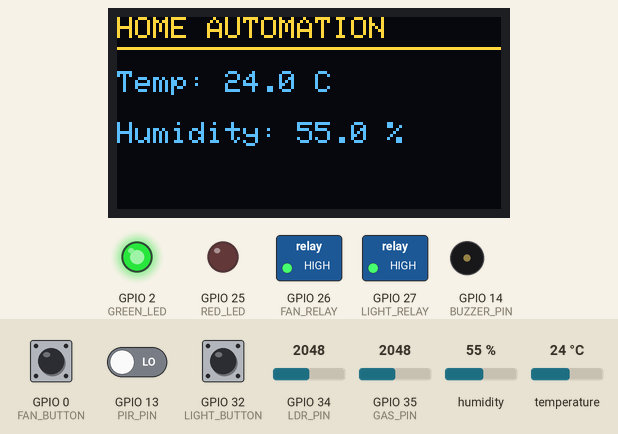
Bench run of a sketch on a simulated ESP32. Shown: 128×64 one-colour display, switched loads named in the sketch (green lamp = pin HIGH), output pins drawn as LEDs (lit = HIGH), buzzer (waves = sounding, pin HIGH). Inputs (shaded band) come from the test bench; at power-on: GPIO 13 (PIR_PIN) LOW, temperature 24 °C, GPIO 34 (LDR_PIN) = 2048, GPIO 35 (GAS_PIN) = 2048, GPIO 0 (FAN_BUTTON) HIGH, GPIO 32 (LIGHT_BUTTON) HIGH, humidity 55 %. The OLED is the two-colour kind (top 16 rows yellow); WiFi joins after 1.5 s; servers stay silent unless stated; what the sketch prints to the serial monitor is not drawn.

Above: at 5.6 s.
5.7 s: GPIO 13 (PIR_PIN) driven HIGH
At 10.6 s:
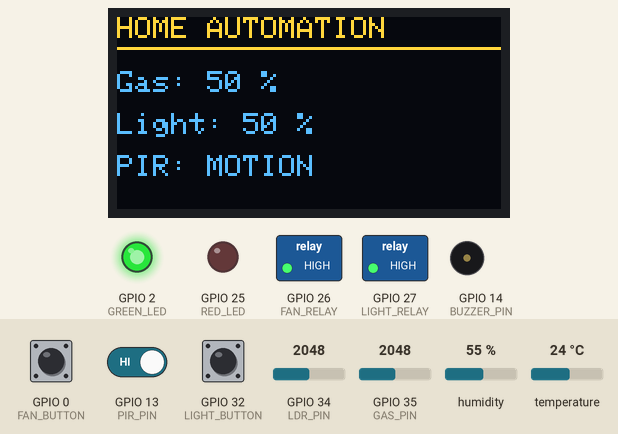
16.5 s: temperature set to 31.6 °C
At 20.7 s:
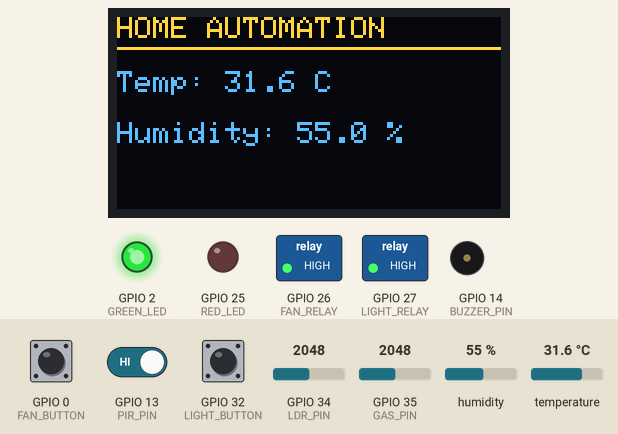
26.5 s: temperature set to 32.6 °C
At 30.7 s:
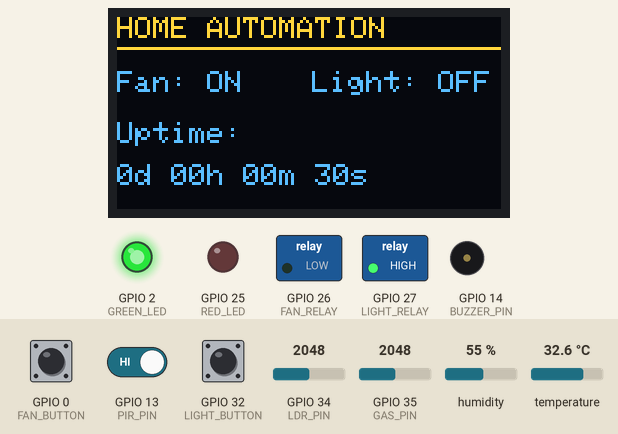
36.5 s: GPIO 34 (LDR_PIN) set to 869
At 40.7 s:
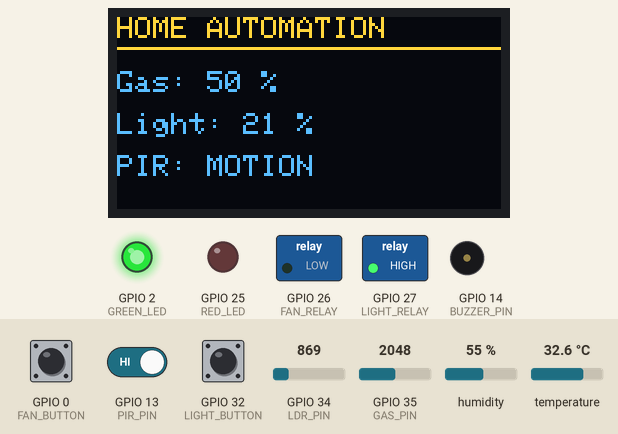
46.5 s: GPIO 34 (LDR_PIN) set to 774
At 50.8 s:
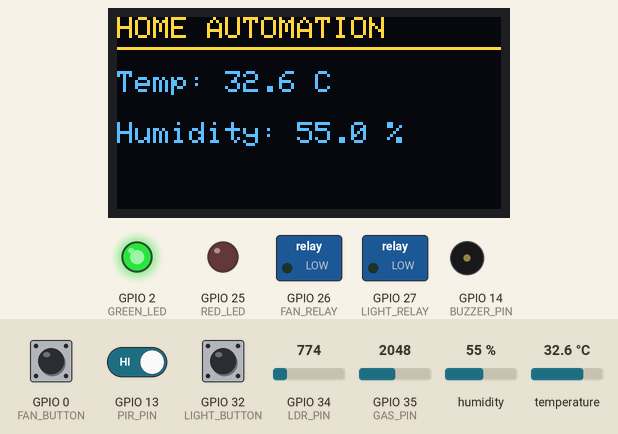
56.5 s: GPIO 35 (GAS_PIN) set to 2448
66.5 s: GPIO 35 (GAS_PIN) set to 2532
At 70.9 s:
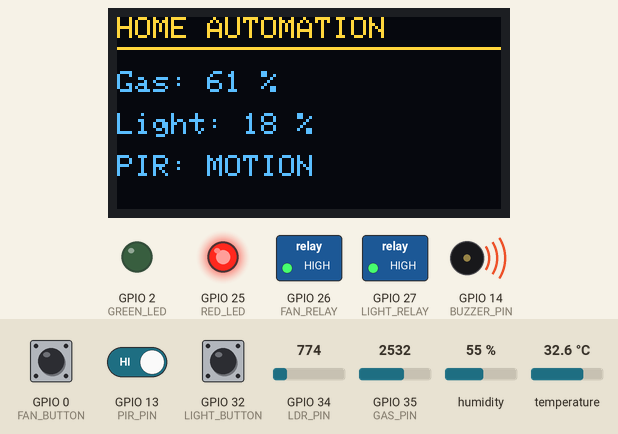
Timing chart, 0 to 72.4 s (numbered marks = the images above; inputs shaded):
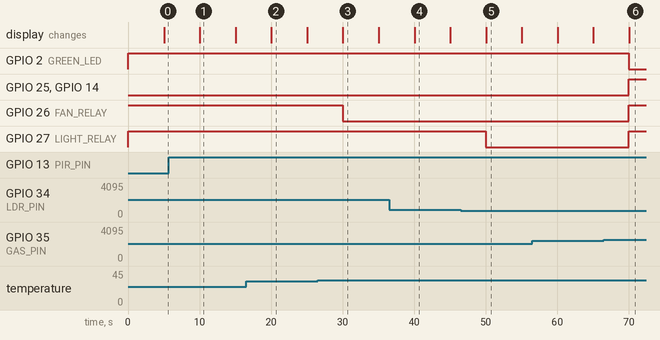

The sketch:

Source_code.ino
```cpp
#include <WiFi.h>
#include <DHTesp.h>
#include <Wire.h>
#include <Adafruit_GFX.h>
#include <Adafruit_SSD1306.h>

// ================= WIFI =================

const char* ssid = "Wokwi-GUEST";
const char* password = "";

// ================= PIN DEFINITIONS =================

#define DHT_PIN 4
#define GAS_PIN 35
#define LDR_PIN 34
#define PIR_PIN 13

#define FAN_RELAY 26
#define LIGHT_RELAY 27

#define BUZZER_PIN 14

#define RED_LED 25
#define GREEN_LED 2

#define FAN_BUTTON 0
#define LIGHT_BUTTON 32

// ================= OLED =================

#define SCREEN_WIDTH 128
#define SCREEN_HEIGHT 64

Adafruit_SSD1306 display(
  SCREEN_WIDTH,
  SCREEN_HEIGHT,
  &Wire,
  -1
);

// ================= DHT =================

DHTesp dht;

// ================= SENSOR VARIABLES =================

float temperature = 0;
float humidity = 0;

int gasLevel = 0;
int lightLevel = 0;
int pirStatus = 0;

// ================= SYSTEM STATES =================

bool fanOn = false;
bool lightOn = false;
bool gasAlert = false;

bool fanManualOverride = false;
bool lightManualOverride = false;

// ================= TIMERS =================

unsigned long lastSensorRead = 0;
unsigned long lastOLEDUpdate = 0;

unsigned long lastWiFiAttempt = 0;

unsigned long lastMotionTime = 0;

unsigned long fanOverrideStart = 0;
unsigned long lightOverrideStart = 0;

// ================= TIME INTERVALS =================

const unsigned long SENSOR_INTERVAL = 5000;

const unsigned long OLED_INTERVAL = 5000;

const unsigned long WIFI_RETRY_INTERVAL = 30000;

const unsigned long MANUAL_OVERRIDE_TIME = 600000;

const unsigned long NO_MOTION_TIME = 180000;

// OLED screen number

int oledScreen = 0;

// =====================================================
// FUNCTION DECLARATIONS
// =====================================================

void connectWiFi();

void readSensors();

void applyAutomationRules();

void setFan(bool state);

void setLight(bool state);

void checkButtons();

void updateOLED();

String getUptime();

// =====================================================
// SETUP
// =====================================================

void setup() {

  Serial.begin(115200);

  // -----------------------------
  // PIN MODES
  // -----------------------------

  pinMode(GAS_PIN, INPUT);

  pinMode(LDR_PIN, INPUT);

  pinMode(PIR_PIN, INPUT);

  pinMode(FAN_RELAY, OUTPUT);

  pinMode(LIGHT_RELAY, OUTPUT);

  pinMode(BUZZER_PIN, OUTPUT);

  pinMode(RED_LED, OUTPUT);

  pinMode(GREEN_LED, OUTPUT);

  pinMode(FAN_BUTTON, INPUT_PULLUP);

  pinMode(LIGHT_BUTTON, INPUT_PULLUP);

  // -----------------------------
  // RELAYS OFF
  // ACTIVE LOW
  // HIGH = OFF
  // LOW = ON
  // -----------------------------

  digitalWrite(
    FAN_RELAY,
    HIGH
  );

  digitalWrite(
    LIGHT_RELAY,
    HIGH
  );

  // -----------------------------
  // ALARM OFF
  // -----------------------------

  digitalWrite(
    BUZZER_PIN,
    LOW
  );

  digitalWrite(
    RED_LED,
    LOW
  );

  digitalWrite(
    GREEN_LED,
    HIGH
  );

  // -----------------------------
  // DHT INITIALIZATION
  // -----------------------------

  dht.setup(
    DHT_PIN,
    DHTesp::DHT22
  );

  // -----------------------------
  // OLED INITIALIZATION
  // -----------------------------

  Wire.begin(
    21,
    22
  );

  if (
    !display.begin(
      SSD1306_SWITCHCAPVCC,
      0x3C
    )
  ) {

    Serial.println(
      "OLED not found"
    );
  }

  display.clearDisplay();

  display.setTextSize(1);

  display.setTextColor(
    SSD1306_WHITE
  );

  display.setCursor(
    0,
    0
  );

  display.println(
    "HOME AUTOMATION"
  );

  display.setCursor(
    0,
    20
  );

  display.println(
    "Starting..."
  );

  display.display();

  delay(2000);

  // -----------------------------
  // WIFI
  // -----------------------------

  connectWiFi();

  Serial.println();

  Serial.println(
    "HOME AUTOMATION HUB READY"
  );
}

// =====================================================
// LOOP
// =====================================================

void loop() {

  unsigned long currentMillis =
    millis();

  // =================================================
  // WIFI RECONNECTION
  // =================================================

  if (
    WiFi.status() != WL_CONNECTED
  ) {

    digitalWrite(
      GREEN_LED,
      LOW
    );

    if (
      currentMillis -
      lastWiFiAttempt
      >= WIFI_RETRY_INTERVAL
    ) {

      Serial.println(
        "WiFi disconnected"
      );

      WiFi.disconnect();

      WiFi.begin(
        ssid,
        password
      );

      lastWiFiAttempt =
        currentMillis;
    }
  }

  else {

    if (
      !gasAlert
    ) {

      digitalWrite(
        GREEN_LED,
        HIGH
      );
    }
  }

  // =================================================
  // BUTTONS
  // =================================================

  checkButtons();

  // =================================================
  // READ SENSORS EVERY 5 SECONDS
  // =================================================

  if (
    currentMillis -
    lastSensorRead
    >= SENSOR_INTERVAL
  ) {

    readSensors();

    applyAutomationRules();

    lastSensorRead =
      currentMillis;
  }

  // =================================================
  // OLED UPDATE
  // =================================================

  if (
    currentMillis -
    lastOLEDUpdate
    >= OLED_INTERVAL
  ) {

    updateOLED();

    lastOLEDUpdate =
      currentMillis;
  }
}

// =====================================================
// WIFI CONNECTION
// =====================================================

void connectWiFi() {

  Serial.print(
    "Connecting to WiFi"
  );

  WiFi.begin(
    ssid,
    password
  );

  unsigned long startTime =
    millis();

  while (
    WiFi.status() != WL_CONNECTED &&
    millis() - startTime < 15000
  ) {

    delay(500);

    Serial.print(
      "."
    );
  }

  Serial.println();

  if (
    WiFi.status() == WL_CONNECTED
  ) {

    Serial.println(
      "WiFi Connected"
    );

    Serial.print(
      "IP Address: "
    );

    Serial.println(
      WiFi.localIP()
    );
  }

  else {

    Serial.println(
      "WiFi connection failed"
    );
  }
}

// =====================================================
// READ SENSORS
// =====================================================

void readSensors() {

  // -----------------------------
  // DHT22
  // -----------------------------

  TempAndHumidity data =
    dht.getTempAndHumidity();

  if (
    !isnan(
      data.temperature
    ) &&
    !isnan(
      data.humidity
    )
  ) {

    temperature =
      data.temperature;

    humidity =
      data.humidity;
  }

  // -----------------------------
  // GAS SENSOR SIMULATION
  // POTENTIOMETER
  // -----------------------------

  int gasRaw =
    analogRead(
      GAS_PIN
    );

  gasLevel =
    map(
      gasRaw,
      0,
      4095,
      0,
      100
    );

  // -----------------------------
  // LDR
  // -----------------------------

  int ldrRaw =
    analogRead(
      LDR_PIN
    );

  lightLevel =
    map(
      ldrRaw,
      0,
      4095,
      0,
      100
    );

  // -----------------------------
  // PIR
  // -----------------------------

  pirStatus =
    digitalRead(
      PIR_PIN
    );

  if (
    pirStatus == HIGH
  ) {

    lastMotionTime =
      millis();
  }

  // -----------------------------
  // SERIAL MONITOR
  // -----------------------------

  Serial.println();

  Serial.println(
    "========== SENSOR DATA =========="
  );

  Serial.print(
    "Temperature: "
  );

  Serial.print(
    temperature
  );

  Serial.println(
    " C"
  );

  Serial.print(
    "Humidity: "
  );

  Serial.print(
    humidity
  );

  Serial.println(
    " %"
  );

  Serial.print(
    "Gas: "
  );

  Serial.print(
    gasLevel
  );

  Serial.println(
    " %"
  );

  Serial.print(
    "Light: "
  );

  Serial.print(
    lightLevel
  );

  Serial.println(
    " %"
  );

  Serial.print(
    "PIR: "
  );

  if (
    pirStatus == HIGH
  ) {

    Serial.println(
      "MOTION"
    );
  }

  else {

    Serial.println(
      "NO MOTION"
    );
  }

  Serial.println(
    "================================="
  );
}

// =====================================================
// AUTOMATION RULES
// =====================================================

void applyAutomationRules() {

  // =================================================
  // GAS ALERT
  // =================================================

  if (
    gasLevel > 60
  ) {

    gasAlert = true;

    // SAFETY SHUTDOWN

    setFan(
      false
    );

    setLight(
      false
    );

    // BUZZER ON

    digitalWrite(
      BUZZER_PIN,
      HIGH
    );

    // RED LED ON

    digitalWrite(
      RED_LED,
      HIGH
    );

    // GREEN LED OFF

    digitalWrite(
      GREEN_LED,
      LOW
    );

    Serial.println(
      "!!! GAS ALERT !!!"
    );

    return;
  }

  else {

    gasAlert = false;

    digitalWrite(
      BUZZER_PIN,
      LOW
    );

    digitalWrite(
      RED_LED,
      LOW
    );

    digitalWrite(
      GREEN_LED,
      HIGH
    );
  }

  // =================================================
  // FAN MANUAL OVERRIDE TIMEOUT
  // =================================================

  if (
    fanManualOverride &&
    millis() -
    fanOverrideStart
    >= MANUAL_OVERRIDE_TIME
  ) {

    fanManualOverride =
      false;

    Serial.println(
      "Fan override expired"
    );
  }

  // =================================================
  // LIGHT MANUAL OVERRIDE TIMEOUT
  // =================================================

  if (
    lightManualOverride &&
    millis() -
    lightOverrideStart
    >= MANUAL_OVERRIDE_TIME
  ) {

    lightManualOverride =
      false;

    Serial.println(
      "Light override expired"
    );
  }

  // =================================================
  // FAN AUTOMATION
  // =================================================

  if (
    !fanManualOverride
  ) {

    // Temperature above 32°C

    if (
      !fanOn &&
      temperature > 32
    ) {

      setFan(
        true
      );

      Serial.println(
        "FAN AUTO ON"
      );
    }

    // Temperature below 28°C

    if (
      fanOn &&
      temperature < 28
    ) {

      setFan(
        false
      );

      Serial.println(
        "FAN AUTO OFF"
      );
    }
  }

  // =================================================
  // LIGHT AUTOMATION
  // =================================================

  if (
    !lightManualOverride
  ) {

    // DARK + MOTION

    if (
      lightLevel < 20 &&
      pirStatus == HIGH
    ) {

      setLight(
        true
      );

      Serial.println(
        "LIGHT AUTO ON"
      );
    }

    // DAYLIGHT

    if (
      lightLevel > 60
    ) {

      setLight(
        false
      );

      Serial.println(
        "LIGHT AUTO OFF"
      );
    }

    // NO MOTION FOR 3 MINUTES

    if (
      millis() -
      lastMotionTime
      >= NO_MOTION_TIME
    ) {

      setLight(
        false
      );

      Serial.println(
        "LIGHT OFF - NO MOTION"
      );
    }
  }
}

// =====================================================
// FAN CONTROL
// =====================================================

void setFan(
  bool state
) {

  fanOn =
    state;

  if (
    state
  ) {

    digitalWrite(
      FAN_RELAY,
      LOW
    );
  }

  else {

    digitalWrite(
      FAN_RELAY,
      HIGH
    );
  }
}

// =====================================================
// LIGHT CONTROL
// =====================================================

void setLight(
  bool state
) {

  lightOn =
    state;

  if (
    state
  ) {

    digitalWrite(
      LIGHT_RELAY,
      LOW
    );
  }

  else {

    digitalWrite(
      LIGHT_RELAY,
      HIGH
    );
  }
}

// =====================================================
// BUTTON CONTROL
// =====================================================

void checkButtons() {

  static bool previousFanButton =
    HIGH;

  static bool previousLightButton =
    HIGH;

  bool currentFanButton =
    digitalRead(
      FAN_BUTTON
    );

  bool currentLightButton =
    digitalRead(
      LIGHT_BUTTON
    );

  // -----------------------------
  // FAN BUTTON
  // -----------------------------

  if (
    previousFanButton == HIGH &&
    currentFanButton == LOW
  ) {

    if (
      !gasAlert
    ) {

      setFan(
        !fanOn
      );

      fanManualOverride =
        true;

      fanOverrideStart =
        millis();

      Serial.println(
        "FAN MANUAL OVERRIDE"
      );
    }

    delay(200);
  }

  // -----------------------------
  // LIGHT BUTTON
  // -----------------------------

  if (
    previousLightButton == HIGH &&
    currentLightButton == LOW
  ) {

    if (
      !gasAlert
    ) {

      setLight(
        !lightOn
      );

      lightManualOverride =
        true;

      lightOverrideStart =
        millis();

      Serial.println(
        "LIGHT MANUAL OVERRIDE"
      );
    }

    delay(200);
  }

  previousFanButton =
    currentFanButton;

  previousLightButton =
    currentLightButton;
}

// =====================================================
// OLED DISPLAY
// =====================================================

void updateOLED() {

  display.clearDisplay();

  display.setTextSize(1);

  display.setCursor(
    0,
    0
  );

  display.println(
    "HOME AUTOMATION"
  );

  display.drawLine(
    0,
    10,
    128,
    10,
    SSD1306_WHITE
  );

  // =================================================
  // SCREEN 1
  // =================================================

  if (
    oledScreen == 0
  ) {

    display.setCursor(
      0,
      18
    );

    display.print(
      "Temp: "
    );

    display.print(
      temperature,
      1
    );

    display.println(
      " C"
    );

    display.setCursor(
      0,
      35
    );

    display.print(
      "Humidity: "
    );

    display.print(
      humidity,
      1
    );

    display.println(
      " %"
    );
  }

  // =================================================
  // SCREEN 2
  // =================================================

  else if (
    oledScreen == 1
  ) {

    display.setCursor(
      0,
      18
    );

    display.print(
      "Gas: "
    );

    display.print(
      gasLevel
    );

    display.println(
      " %"
    );

    display.setCursor(
      0,
      32
    );

    display.print(
      "Light: "
    );

    display.print(
      lightLevel
    );

    display.println(
      " %"
    );

    display.setCursor(
      0,
      46
    );

    display.print(
      "PIR: "
    );

    if (
      pirStatus == HIGH
    ) {

      display.println(
        "MOTION"
      );
    }

    else {

      display.println(
        "NO MOTION"
      );
    }
  }

  // =================================================
  // SCREEN 3
  // =================================================

  else {

    display.setCursor(
      0,
      18
    );

    display.print(
      "Fan: "
    );

    display.println(
      fanOn
      ? "ON"
      : "OFF"
    );

    display.setCursor(
      65,
      18
    );

    display.print(
      "Light: "
    );

    display.println(
      lightOn
      ? "ON"
      : "OFF"
    );

    display.setCursor(
      0,
      35
    );

    display.println(
      "Uptime:"
    );

    display.setCursor(
      0,
      49
    );

    display.println(
      getUptime()
    );
  }

  display.display();

  oledScreen++;

  if (
    oledScreen > 2
  ) {

    oledScreen = 0;
  }
}

// =====================================================
// UPTIME
// =====================================================

String getUptime() {

  unsigned long totalSeconds =
    millis() / 1000;

  unsigned long days =
    totalSeconds / 86400;

  unsigned long hours =
    (
      totalSeconds % 86400
    ) / 3600;

  unsigned long minutes =
    (
      totalSeconds % 3600
    ) / 60;

  unsigned long seconds =
    totalSeconds % 60;

  String result = "";

  result += String(
    days
  );

  result += "d ";

  if (
    hours < 10
  ) {

    result += "0";
  }

  result += String(
    hours
  );

  result += "h ";

  if (
    minutes < 10
  ) {

    result += "0";
  }

  result += String(
    minutes
  );

  result += "m ";

  if (
    seconds < 10
  ) {

    result += "0";
  }

  result += String(
    seconds
  );

  result += "s";

  return result;
}
```

Measured:
- the behaviour switches between 32 and 32.1 °C on temperature (found by bisection; images 2 and 3)
- the behaviour switches between 819 and 818 on GPIO 34 (LDR_PIN) (found by bisection; images 4 and 5)
- the behaviour switches between 2497 and 2498 on GPIO 35 (GAS_PIN) (found by bisection; images 5 and 6)
- after the input at 5.7 s, the display: changes after 4.3 s (image 1)
- after the input at 26.5 s, GPIO 26 (FAN_RELAY): HIGH → LOW after 3.5 s
- after the input at 46.5 s, GPIO 27 (LIGHT_RELAY): HIGH → LOW after 3.5 s
- after the input at 66.5 s, GPIO 2 (GREEN_LED): HIGH → LOW after 3.5 s; GPIO 25 (RED_LED), GPIO 26 (FAN_RELAY), GPIO 27 (LIGHT_RELAY), GPIO 14 (BUZZER_PIN): LOW → HIGH after 3.5 s
